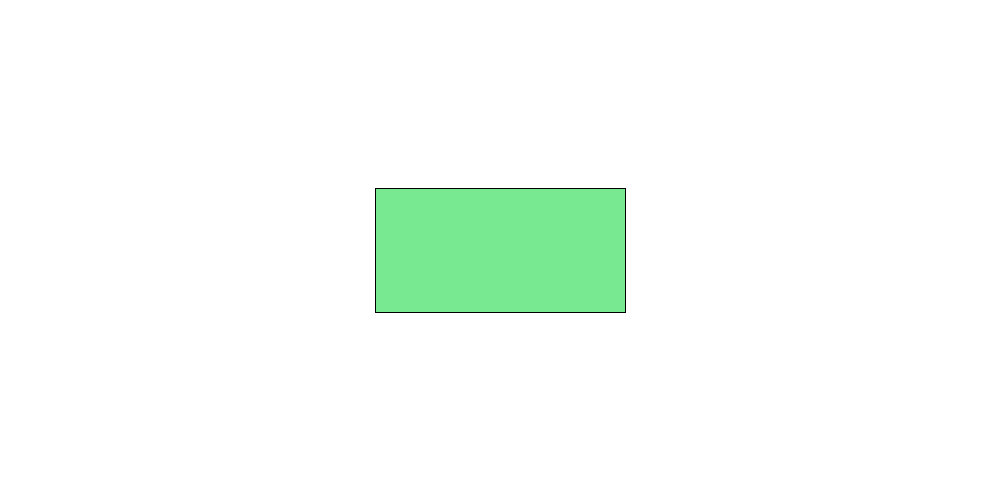
Frame 1 (no input)
Frame 60 (the mouse pressed at the canvas centre just before this capture): identical to frame 1, image omitted
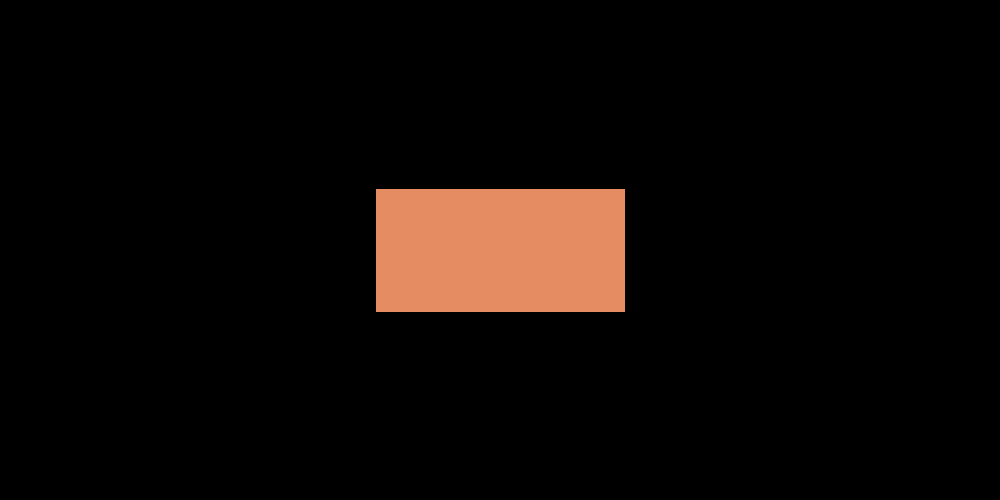
Frame 120 (the mouse held since frame 60 and released just before this capture)

The Processing sketch that drew these frames (run headless with seeded random() and noise(); from frame 60 on, the mouse is pressed at the canvas centre):

// Processing sketch: Press__
// ── Press__.pde
int w;
int h;

void setup(){
  //
  size(1000, 500);
  w = width/2;
  h = height/2;

}

void draw(){
  background(255);
  rectMode(RADIUS);
  fill(120, 233, 145);
  rect(w, h, w/4, h/4);
 
 if(mouseX > (w-w/8) && mouseX < (w+w/8) && mouseY > (h-h/8) && mouseY < (h+h/8) && mousePressed){
   println("yeah");
   background(0);
   fill(230, 140, 99);
   rect(w, h, w/4, h/4);
 }
}
